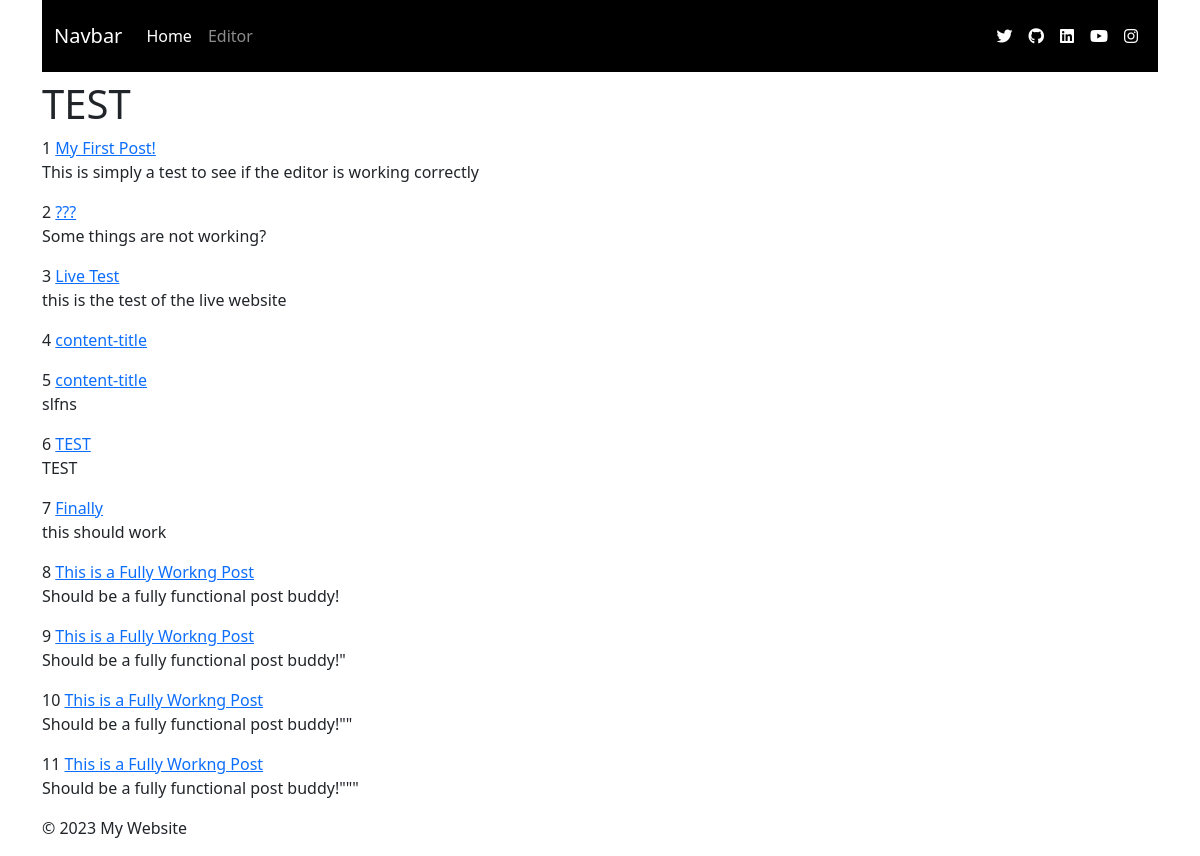
The page /index on the database as committed earlier.
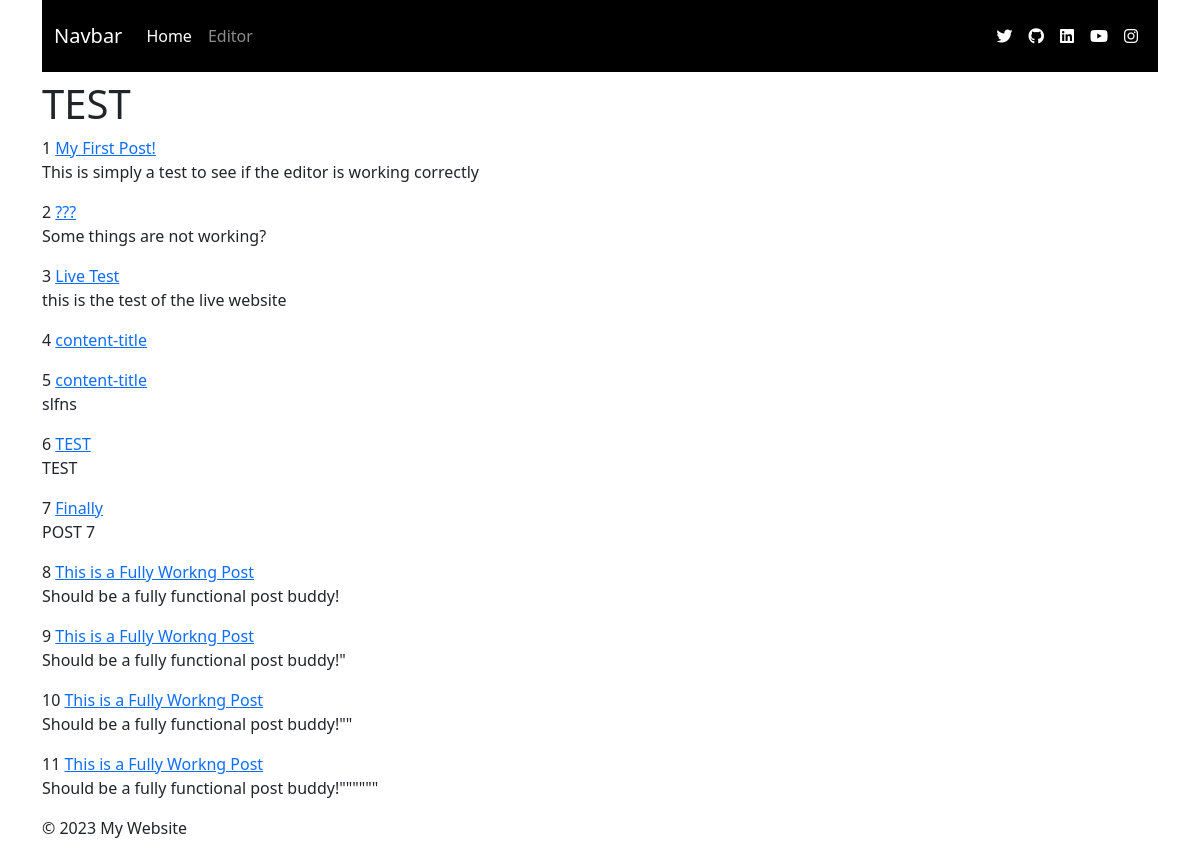
The same page on the database as committed later.
### app/models.py (models this page shows)
class Content(db.Model):
    id = db.Column(db.Integer, primary_key=True)
    title = db.Column(db.String(140), index=True)
    snippet = db.Column(db.String(280), index=True)
    thumbnail_url = db.Column(db.String(280), index=True)
    content = db.Column(db.Text)

### app/main/routes.py (the view)
@bp.route("/")
@bp.route("/index")
def index():
    content = Content.query.all()
    return render_template("index.html", content=content)

### app/main/templates/index.html
{% extends "base.html" %}
{% block content %}
<h1>TEST</h1>
{% for post in content %}
{{ post.id }}
<a href="{{ url_for('main.content', id=post.id) }}">{{ post.title }}</a>
<p>{{ post.snippet }}</p>
{% endfor %}
{% endblock %}

### app/main/templates/base.html (shortened to what this page needs)
<!DOCTYPE html>
<html>
<head>
    <link href="https://cdn.jsdelivr.net/npm/bootstrap@5.3.0-alpha3/dist/css/bootstrap.min.css" rel="stylesheet"
>
</head>
<body>
    <div class="container-md">
        <nav class="navbar navbar-expand-lg navbar-dark bg-black">
            <div class="container-fluid">
                <a class="navbar-brand" href="#">Navbar</a>
                <div class="collapse navbar-collapse" id="navbarSupportedContent">
                    <ul class="navbar-nav me-auto mb-2 mb-lg-0">
                        <li class="nav-item">
                            <a class="nav-link active" aria-current="page" href="{{ url_for('main.index') }}">Home</a>
                        </li>
                        <li class="nav-item">
                            <a class="nav-link" href="{{ url_for('editor.editor') }}">Editor</a>
                        </li>
                    </ul>
                    <nav class="navbar navbar-expand-sm">
                        <ul class="navbar-nav ml-auto">
                            <li class="nav-item">
                                <a class="nav-link" href="#">
                                    <i class="fa-brands fa-twitter" style="color: #ffffff;"></i>
                                </a>
                            </li>
                            <li class="nav-item">
                                <a class="nav-link" href="#">
                                    <i class="fa-brands fa-github" style="color: #ffffff;"></i>
                                </a>
                            </li>
                            <li class="nav-item">
                                <a class="nav-link" href="#">
                                    <i class="fa-brands fa-linkedin" style="color: #ffffff;"></i>
                                </a>
                            </li>
                            <li class="nav-item">
                                <a class="nav-link" href="#">
                                    <i class="fa-brands fa-youtube" style="color: #ffffff;"></i>
                                </a>
                            </li>
                            <li class="nav-item">
                                <a class="nav-link" href="#">
                                    <i class="fa-brands fa-instagram" style="color: #ffffff;"></i>
                                </a>
                            </li>
                        </ul>
                    </nav>
                </div>
            </div>
        </nav>
        {% block content %}{% endblock %}
        <footer>
            <p>&copy; 2023 My Website</p>
        </footer>
    </div>
</body>
</html>

Rows that differ between the two databases and show on the page:
changed Content "Finally": snippet "this should work" → "POST 7"
changed Content id 11: snippet "Should be a fully functional post buddy!\"\"\"" → "Should be a fully functional post buddy!\"\"\"\"\"\""
